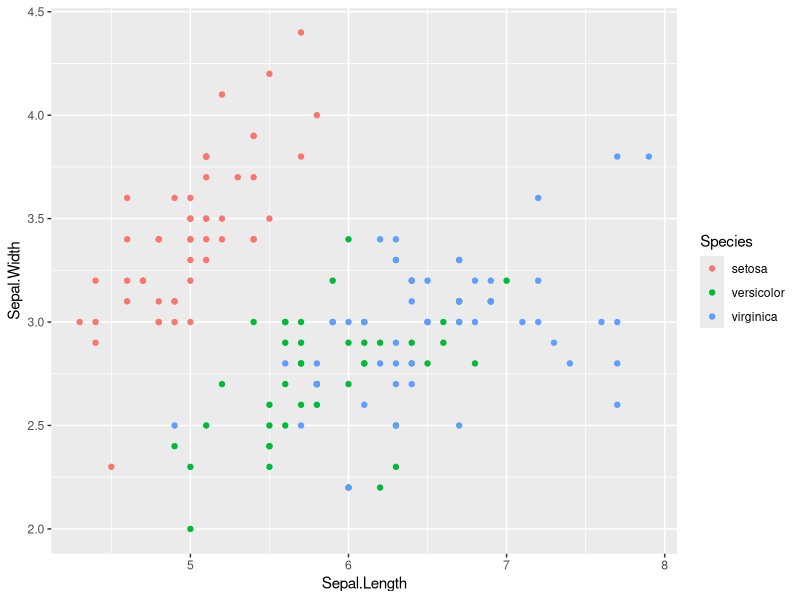
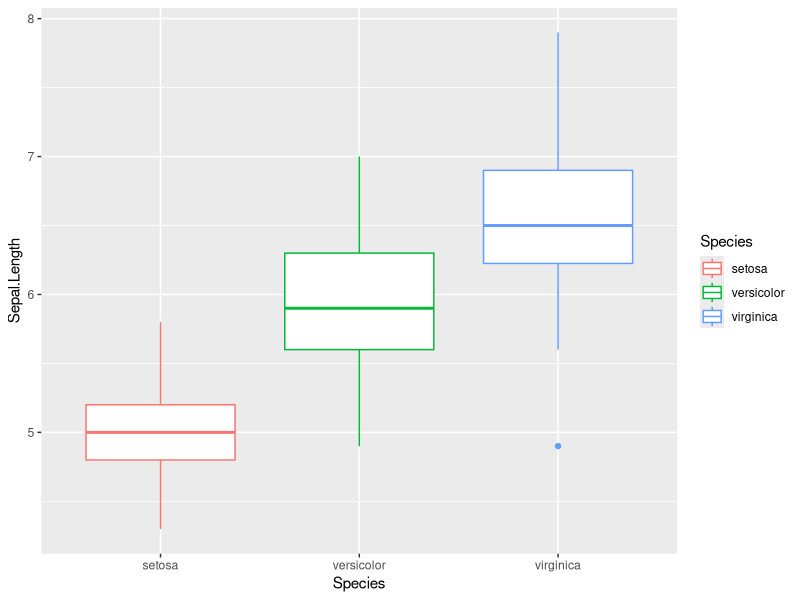

R code for these plots, in order: (Note: this script raises an error after producing the figures.)
# Tidyverse Package
library(tidyverse)
?tidyverse

# Pipe demo
View(mtcars)
?mtcars

# No pipe Find average median (IQR) weight of cars with 20 mpg or better
f_mtcars <- mtcars[mtcars$mpg > 20,]
quantile(f_mtcars$wt, probs = c(0.5,.25,.75))
#With pipe
mtcars %>%
  filter(mpg > 20) %>%
  summarise(median = median(wt)
          ,Q1 = quantile(wt,probs = 0.25)
          ,Q2 = quantile(wt,probs = 0.75))

# filter(). Try changing the values
mtcars %>% 
  filter(wt >= 2) %>%
  filter(am == 0) %>%
  filter(gear > 3)


# select(). Try changing the values
mtcars %>%
  select(am,mpg,wt)

# mutate(). Try changing the values
mtcars %>%
  mutate(hp_per_wt = hp/wt)

# Combination
mtcars %>%
  mutate(hp_per_wt = hp/wt)

# Wide vs Long format
View(iris)
?iris

# Convert the wide iris data into long format
iris_long <- iris %>%
  pivot_longer(
    cols = -Species,                  # Select all columns EXCEPT the Species column
    names_to = "Measurement_Type",    # Name of the new column holding the column headers
    values_to = "Centimeters"         # Name of the new column holding the numeric values
  )

# Look at the transformed data
View(iris_long)

# Scatter plot
ggplot(iris)+
  geom_point(aes(x = Sepal.Length, y = Sepal.Width, col = Species))

# Box plot
ggplot(iris)+
  geom_boxplot(aes(x=Species, y = Sepal.Length, col = Species))

# Mapping vs Setting
ggplot(iris)+
  geom_point(aes(x = Sepal.Length, y = Sepal.Width), col = Species)
ggplot(iris)+
  geom_point(aes(x = Sepal.Length, y = Sepal.Width, col = Species))
ggplot(iris)+
  geom_point(aes(x = Sepal.Length, y = Sepal.Width), col = "red")

# Facet
ggplot(iris)+
  geom_point(aes(x = Sepal.Length, y = Sepal.Width, col = Species)) +
  facet_wrap(~Species)
ggplot(iris)+
  geom_point(aes(x = Sepal.Length, y = Sepal.Width, col = Species)) +
  facet_wrap(~Species, ncol = 1)

# Labels
ggplot(iris)+
  geom_point(aes(x = Sepal.Length, y = Sepal.Width, col = Species))+
  labs(title = "Sepal width vs length"
       , x= "Sepal length (cm)"
       , y= "Sepal width  (cm)"
       )

# Theme
ggplot(iris)+
  geom_point(aes(x = Sepal.Length, y = Sepal.Width, col = Species))+
  labs(title = "Sepal width vs length"
       , x= "Sepal length (cm)"
       , y= "Sepal width  (cm)"
  )+theme_minimal()

ggplot(iris)+
  geom_point(aes(x = Sepal.Length, y = Sepal.Width, col = Species))+
  labs(title = "Sepal width vs length"
       , x= "Sepal length (cm)"
       , y= "Sepal width  (cm)"
  )+theme_bw()

# Save
g <- ggplot(iris)+
  geom_point(aes(x = Sepal.Length, y = Sepal.Width, col = Species))+
  labs(title = "Sepal width vs length"
       , x= "Sepal length (cm)"
       , y= "Sepal width  (cm)"
  )+theme_bw()

ggsave("Plots/Test.jpeg",plot = g, width = 6, height = 6, units = "in", dpi = 600)
